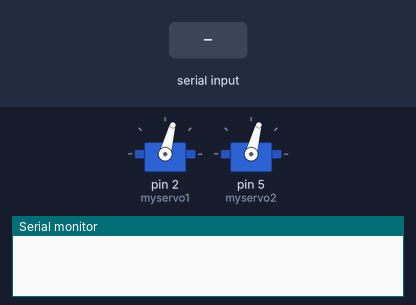
Simulated run of this sketch. Board: Arduino Uno, built with avr-gcc and run on an emulated ATmega328P. Shown: 2 × servo, the last lines printed to the serial monitor. Inputs (shaded band) come from the test bench.

Above: at 1.2 s.
1.3 s: "90 45\n" received over Serial
At 2.1 s:
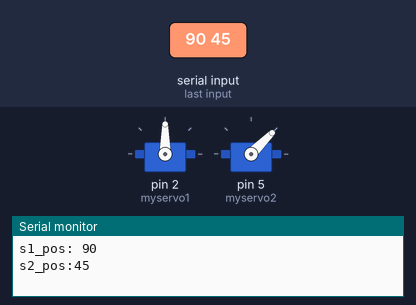
2.8 s: "30 150\n" received over Serial
At 3.3 s:
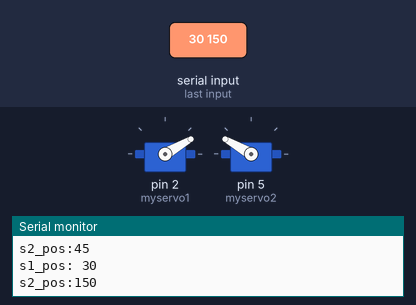
4.3 s: "5\n" received over Serial
At 5.4 s:
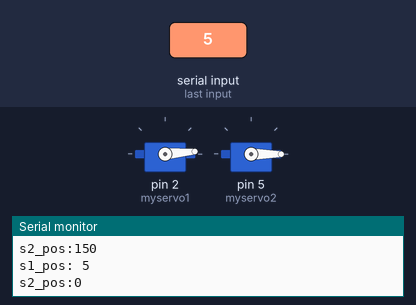
5.8 s: "200\n" received over Serial
At 6.6 s:
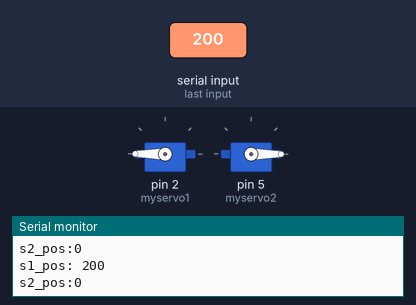
7.3 s: "1 90\n" received over Serial
At 7.8 s:
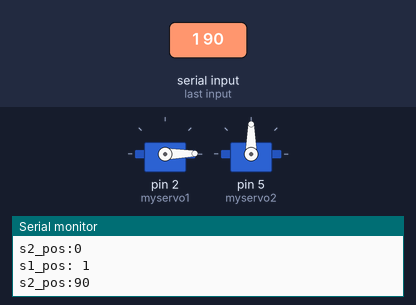
8.8 s: "90\n" received over Serial
At 10.1 s:
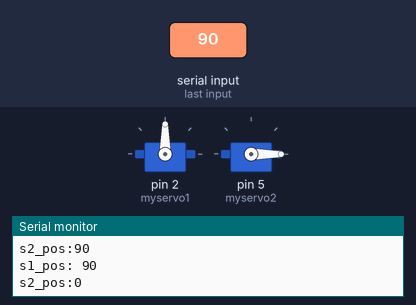
Timing chart, 0 to 11.3 s (numbered marks = the images above; inputs shaded):
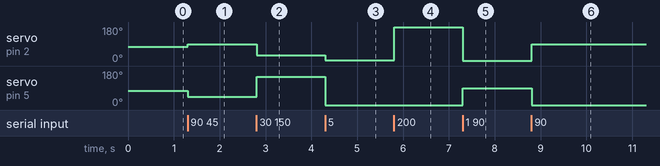

The sketch:

soptunna.ino
```cpp
#include <Servo.h>

Servo myservo1;
Servo myservo2;
String inString = "";

int input;
void setup()
{
  myservo1.attach(2);
  myservo2.attach(5);

  Serial.begin(9600);
  myservo1.write(75);
  myservo2.write(75);

}


void loop() {
  while (Serial.available() > 0) {
    int inChar = Serial.read();
    inString += (char)inChar;

    if (inChar == '\n') {
      int s1_pos = inString.substring(0, inString.indexOf(' ')).toInt();
      int s2_pos = inString.substring(inString.indexOf(' ')).toInt();

      Serial.print("s1_pos: ");
      Serial.println(s1_pos);
      Serial.print("s2_pos:");
      Serial.println(s2_pos);
      inString = "";

      myservo1.write(s1_pos);
      myservo2.write(s2_pos);


    }
  }
}
```

Measured:
- after the input at 1.3 s, servo on pin 2 (myservo1): 75° → 90° at once; servo on pin 5 (myservo2): 75° → 45° at once
- after the input at 2.8 s, servo on pin 2 (myservo1): 90° → 30° at once; servo on pin 5 (myservo2): 45° → 150° at once
- after the input at 4.3 s, servo on pin 2 (myservo1): 30° → 5° at once; servo on pin 5 (myservo2): 150° → 0° at once
- after the input at 5.8 s, servo on pin 2 (myservo1): 5° → 180° at once
- after the input at 7.3 s, servo on pin 2 (myservo1): 180° → 1° at once; servo on pin 5 (myservo2): 0° → 90° at once
- after the input at 8.8 s, servo on pin 2 (myservo1): 1° → 90° at once; servo on pin 5 (myservo2): 90° → 0° at once
